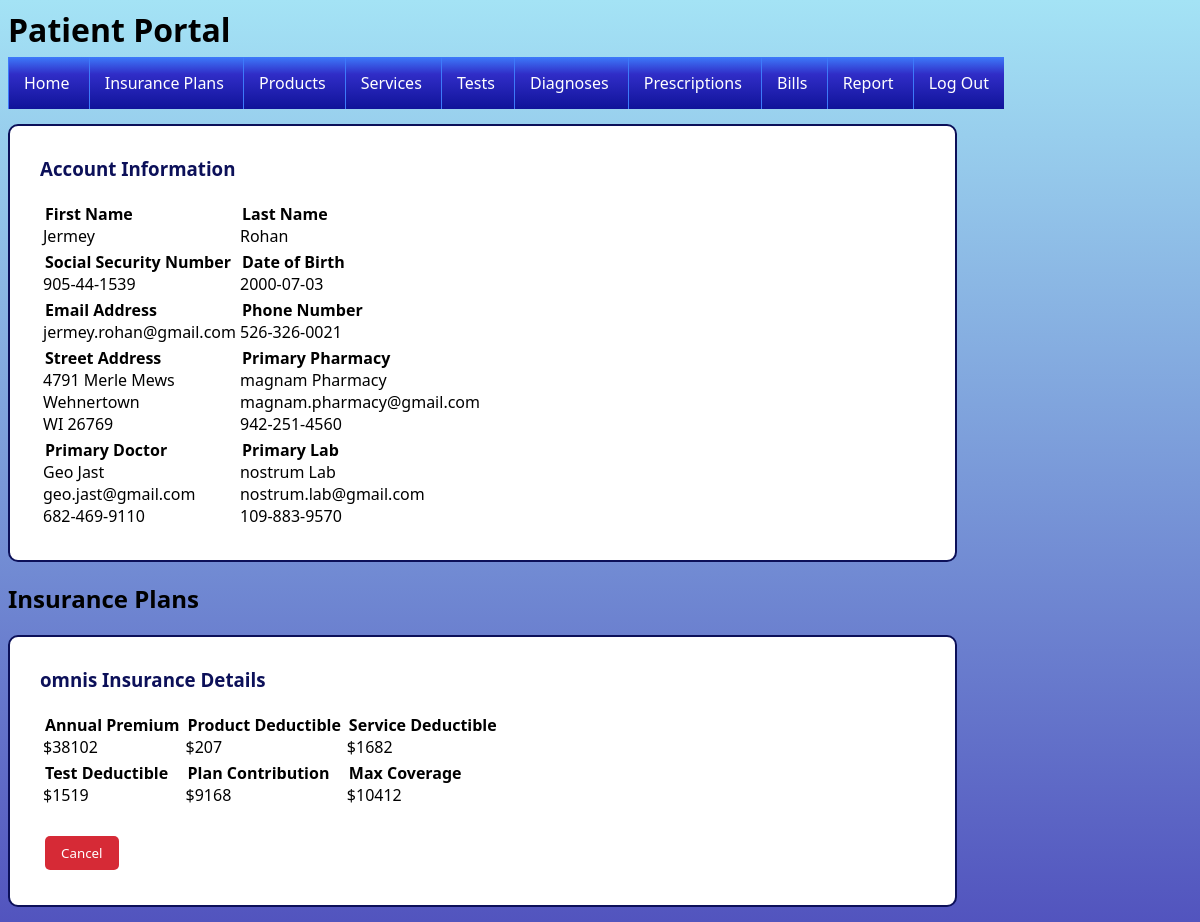
Page /patient-home.php (signed in) on the committed database.
### tables this page shows
CREATE TABLE Patients (
	PatientID INT(10) NOT NULL AUTO_INCREMENT,
	FirstName TEXT NOT NULL,
	LastName TEXT NOT NULL,
	SocialSecurityNumber CHAR(11) NOT NULL,
	DateOfBirth DATE NOT NULL,
	EmailAddress TEXT NOT NULL,
	PhoneNumber CHAR(12) NOT NULL,
	AddressID INT(10) NOT NULL,
	PharmacyID INT(10) NOT NULL,
	DoctorID INT(10) NOT NULL,
	LabID INT(10) NOT NULL,
	Password VARCHAR(20) NOT NULL,
	PRIMARY KEY (PatientID),
	FOREIGN KEY (AddressID) REFERENCES Addresses(AddressID),
	FOREIGN KEY (PharmacyID) REFERENCES Pharmacies(PharmacyID),
	FOREIGN KEY (DoctorID) REFERENCES Doctors(DoctorID),
	FOREIGN KEY (LabID) REFERENCES Labs(LabID),
	UNIQUE (SocialSecurityNumber),
	UNIQUE (EmailAddress),
	UNIQUE (PhoneNumber),
	CHECK (SocialSecurityNumber REGEXP '[0-9]{3}-[0-9]{2}-[0-9]{4}'),
	CHECK (DateOfBirth REGEXP '[0-9]{4}-[0-9]{2}-[0-9]{2}'),
	CHECK (EmailAddress REGEXP '[A-Za-z0-9.]*@[A-Za-z0-9.]*\.[A-Za-z0-9]*'),
	CHECK (PhoneNumber REGEXP '[0-9]{3}-[0-9]{3}-[0-9]{4}')
)
COLLATE='utf8_general_ci';

CREATE TABLE Addresses (
	AddressID INT(10) NOT NULL AUTO_INCREMENT,
	Street TEXT NOT NULL,
	City TEXT NOT NULL,
	StateCode CHAR(2) NOT NULL,
	ZipCode CHAR(5) NOT NULL,
	PRIMARY KEY (AddressID),
	UNIQUE (Street, City, StateCode, ZipCode),
	CHECK (StateCode REGEXP '[A-Z]{2}'),
	CHECK (ZipCode REGEXP '[0-9]{5}')
)
COLLATE='utf8_general_ci';

CREATE TABLE Pharmacies (
	PharmacyID INT(10) NOT NULL AUTO_INCREMENT,
	Name TEXT NOT NULL,
	EmailAddress TEXT NOT NULL,
	PhoneNumber CHAR(12) NOT NULL,
	AddressID INT(10) NOT NULL,
	PRIMARY KEY (PharmacyID),
	FOREIGN KEY (AddressID) REFERENCES Addresses(AddressID),
	UNIQUE (Name),
	UNIQUE (EmailAddress),
	UNIQUE (PhoneNumber),
	UNIQUE (AddressID),
	CHECK (EmailAddress REGEXP '[A-Za-z0-9.]*@[A-Za-z0-9.]*\.[A-Za-z0-9]*'),
	CHECK (PhoneNumber REGEXP '[0-9]{3}-[0-9]{3}-[0-9]{4}')
)
COLLATE='utf8_general_ci';

CREATE TABLE Doctors (
	DoctorID INT(10) NOT NULL AUTO_INCREMENT,
	HospitalID INT(10) NOT NULL,
	FirstName TEXT NOT NULL,
	LastName TEXT NOT NULL,
	EmailAddress TEXT NOT NULL,
	PhoneNumber CHAR(12) NOT NULL,
	AddressID INT(10) NOT NULL,
	Password VARCHAR(20) NOT NULL,
	PRIMARY KEY (DoctorID),
	FOREIGN KEY (HospitalID) REFERENCES Hospitals(HospitalID),
	FOREIGN KEY (AddressID) REFERENCES Addresses(AddressID),
	UNIQUE (EmailAddress),
	UNIQUE (PhoneNumber),
	CHECK (EmailAddress REGEXP '[A-Za-z0-9.]*@[A-Za-z0-9.]*\.[A-Za-z0-9]*'),
	CHECK (PhoneNumber REGEXP '[0-9]{3}-[0-9]{3}-[0-9]{4}')
)
COLLATE='utf8_general_ci';

CREATE TABLE Labs (
	LabID INT(10) NOT NULL AUTO_INCREMENT,
	Name TEXT NOT NULL,
	EmailAddress TEXT NOT NULL,
	PhoneNumber CHAR(12) NOT NULL,
	AddressID INT(10) NOT NULL,
	PRIMARY KEY (LabID),
	FOREIGN KEY (AddressID) REFERENCES Addresses(AddressID),
	UNIQUE (Name),
	UNIQUE (EmailAddress),
	UNIQUE (PhoneNumber),
	UNIQUE (AddressID),
	CHECK (EmailAddress REGEXP '[A-Za-z0-9.]*@[A-Za-z0-9.]*\.[A-Za-z0-9]*'),
	CHECK (PhoneNumber REGEXP '[0-9]{3}-[0-9]{3}-[0-9]{4}')
)
COLLATE='utf8_general_ci';

CREATE TABLE InsurancePlans (
	InsurancePlanID INT(10) NOT NULL AUTO_INCREMENT,
	Name TEXT NOT NULL,
	AnnualPremium INT NOT NULL,
	ProductDeductible INT NOT NULL,
	ServiceDeductible INT NOT NULL,
	TestDeductible INT NOT NULL,
	PlanContribution INT NOT NULL,
	MaxCoverage INT NOT NULL,
	PRIMARY KEY (InsurancePlanID),
	UNIQUE (Name),
	UNIQUE (AnnualPremium, ProductDeductible, ServiceDeductible, TestDeductible, PlanContribution, MaxCoverage),
	CHECK (AnnualPremium >= 20000 AND AnnualPremium <= 40000),
	CHECK (ProductDeductible >= 50 AND ProductDeductible <= 250),
	CHECK (ServiceDeductible >= 1000 AND ServiceDeductible <= 5000),
	CHECK (TestDeductible >= 250 AND TestDeductible <= 2500),
	CHECK (PlanContribution >= 0 AND PlanContribution <= 10000),
	CHECK (AnnualPremium > PlanContribution),
	CHECK (MaxCoverage >= 10000 AND MaxCoverage <= 20000),
	CHECK (AnnualPremium > MaxCoverage)
)
COLLATE='utf8_general_ci';

### patient-home.php (the view, shortened to what this page needs)
<?php
$conn = new mysqli($servername, $username, "", "db1", $sqlport, $socket);
$patientID = $_SESSION['PATIENT_ID'];
$patient = mysqli_fetch_assoc(mysqli_query($conn, "SELECT * FROM Patients WHERE PatientID = '$patientID'"));
$address = mysqli_fetch_assoc(mysqli_query($conn, "SELECT * FROM Addresses WHERE AddressID = '" . $patient['AddressID'] . "'"));
$pharmacy = mysqli_fetch_assoc(mysqli_query($conn, "SELECT * FROM Pharmacies WHERE PharmacyID = '" . $patient['PharmacyID'] . "'"));
$doctor = mysqli_fetch_assoc(mysqli_query($conn, "SELECT * FROM Doctors WHERE DoctorID = '" . $patient['DoctorID'] . "'"));
$lab = mysqli_fetch_assoc(mysqli_query($conn, "SELECT * FROM Labs WHERE LabID = '" . $patient['LabID'] . "'"));
?>
<html>
	<head>
		<link href = 'style.css' rel = 'stylesheet'>
	</head>
	<body>
		<?php require "patient-header.php" ?>
		<div class = "infoBox patient">
			<section class = "infoHeader">
				<h3>Account Information</h3>
			</section>
			<table class = "infoFields">
				<tr>
					<td>
						<legend>First Name</legend>
						<span><?php echo $patient['FirstName'] ?></span>
					</td>
					<td>
						<legend>Last Name</legend>
						<span><?php echo $patient['LastName'] ?></span>
					</td>
				</tr>
				<tr>
					<td>
						<legend>Social Security Number</legend>
						<span><?php echo $patient['SocialSecurityNumber'] ?></span>
					</td>
					<td>
						<legend>Date of Birth</legend>
						<span><?php echo $patient['DateOfBirth'] ?></span>
					</td>
				</tr>
				<tr>
					<td>
						<legend>Email Address</legend>
						<span><?php echo $patient['EmailAddress'] ?></span>
					</td>
					<td>
						<legend>Phone Number</legend>
						<span><?php echo $patient['PhoneNumber'] ?></span>
					</td>
				</tr>
				<tr>
					<td>
						<legend>Street Address</legend>
						<span><?php echo $address['Street'] ?></span>
						<span><?php echo $address['City'] ?></span>
						<span><?php echo $address['StateCode'] . " " . $address['ZipCode'] ?></span>
					</td>
					<td>
						<legend>Primary Pharmacy</legend>
						<span><?php echo $pharmacy['Name'] ?></span>
						<span><?php echo $pharmacy['EmailAddress'] ?></span>
						<span><?php echo $pharmacy['PhoneNumber'] ?></span>
					</td>
				</tr>
				<tr>
					<td>
						<legend>Primary Doctor</legend>
						<span><?php echo $doctor['FirstName'] . " " . $doctor['LastName'] ?></span>
						<span><?php echo $doctor['EmailAddress'] ?></span>
						<span><?php echo $doctor['PhoneNumber'] ?></span>
					</td>
					<td>
						<legend>Primary Lab</legend>
						<span><?php echo $lab['Name'] ?></span>
						<span><?php echo $lab['EmailAddress'] ?></span>
						<span><?php echo $lab['PhoneNumber'] ?></span>
					</td>
				</tr>
			</table>
		</div>
		<?php
		echo "<h2>Insurance Plans</h2>";
		$query = mysqli_query($conn, "SELECT * FROM PatientsInsurancePlansAndCoverage WHERE PatientID = '$patientID'");
		$result = mysqli_fetch_assoc($query);
		if(!$result)
		{
			echo	"<div class = \"infoBox patient\">
						<span>You aren't signed up for any insurance plans.</span>
					</div>";
		}
		else
		{
			while($result)
			{
				$insurancePlan = mysqli_fetch_assoc(mysqli_query($conn, "SELECT * FROM InsurancePlans WHERE InsurancePlanID = '" . $result['InsurancePlanID'] . "'"));
				echo	"<form name = cancelInsurancePlansForm class = patient action = patient-home.php method = post>
							<section class = formHeader>
								<h3>" . $insurancePlan['Name'] . " Details</h3>
							</section>
							<table class = infoFields>
								<tr>
									<td>
										<legend>Annual Premium</legend>
										<span>$" . $insurancePlan['AnnualPremium'] . "</span>
									</td>
									<td>
										<legend>Product Deductible</legend>
										<span>$" . $insurancePlan['ProductDeductible'] . "</span>
									</td>
									<td>
										<legend>Service Deductible</legend>
										<span>$" . $insurancePlan['ServiceDeductible'] . "</span>
									</td>
								</tr>
								<tr>
									<td>
										<legend>Test Deductible</legend>
										<span>$" . $insurancePlan['TestDeductible'] . "</span>
									</td>
									<td>
										<legend>Plan Contribution</legend>
										<span>$" . $insurancePlan['PlanContribution'] . "</span>
									</td>
									<td>
										<legend>Max Coverage</legend>
										<span>$" . $insurancePlan['MaxCoverage'] . "</span>
									</td>
								</tr>
							</table>
							</br>
							<section class = formButtons>
								<input name = " . $insurancePlan['InsurancePlanID'] . " class = \"button red\" type = submit value = Cancel />
							</section>
						</form>";
				$result = mysqli_fetch_assoc($query);
			}
		}
		?>
	</body>
</html>

### patient-header.php (shortened to what this page needs)
<div class = "pageHeader">
	<h1>Patient Portal</h1>
</div>
<div class = "pageHeaderBar">
	<div class = "pageHeaderLink">
		<a href = "patient-home.php">Home</a>
	</div>
	<div class = "pageHeaderLink">
		<a href = "patient-insurance-plans.php">Insurance Plans</a>
	</div>
	<div class = "pageHeaderLink">
		<a href = "patient-products.php">Products</a>
	</div>
	<div class = "pageHeaderLink">
		<a href = "patient-services.php">Services</a>
	</div>
	<div class = "pageHeaderLink">
		<a href = "patient-tests.php">Tests</a>
	</div>
	<div class = "pageHeaderLink">
		<a href = "patient-diagnoses.php">Diagnoses</a>
	</div>
	<div class = "pageHeaderLink">
		<a href = "patient-prescriptions.php">Prescriptions</a>
	</div>
	<div class = "pageHeaderLink">
		<a href = "patient-bills.php">Bills</a>
	</div>
	<div class = "pageHeaderLink">
		<a href = "patient-report.php">Report</a>
	</div>
	<div class = "pageHeaderLink">
		<a href = "login.php">Log Out</a>
	</div>
</div>

### style.css (style rules this page uses)
body { font-family: "Segoe UI"; background: rgb(82, 84, 190); background: linear-gradient( 0deg, rgba(82, 84, 190, 1) 0%, rgba(164, 227, 245, 1) 100% ); }
h3 { margin-top: 0px; color: #0c1059; }
legend { font-weight: bold; }
form { background-color: white; border: 2px solid #0c1059; border-radius: 10px; padding: 30px; margin-bottom: 15px; }
.patient { width: 885px; }
.infoBox { background-color: white; border: 2px solid #0c1059; border-radius: 10px; padding: 30px; margin-bottom: 15px; }
.pageHeaderBar { margin-bottom: 30px; }
.pageHeaderLink { display: inline; background: linear-gradient( 0deg, rgba(16, 19, 153, 1) 0%, rgba(48, 45, 199, 1) 67%, rgba(61, 122, 250, 1) 100% ); padding: 15px; transition: background 250ms linear; border-left: solid 1px #3d7afa; }
.pageHeaderLink a { color: white; text-decoration-line: none; }
.button { font-family: "Segoe UI"; padding: 8px 16px; border: none; color: white; overflow: hidden; cursor: pointer; margin: 5px; border-radius: 5px; }
.red { background-color: #d62a36; }

### rows in the picture
patients: FirstName "Jermey", LastName "Rohan", SocialSecurityNumber "905-44-1539", DateOfBirth "2000-07-03", EmailAddress "jermey.rohan@gmail.com", PhoneNumber "526-326-0021"
addresses: Street "4791 Merle Mews", City "Wehnertown", StateCode "WI", ZipCode "26769"
pharmacies: Name "magnam Pharmacy", EmailAddress "magnam.pharmacy@gmail.com", PhoneNumber "942-251-4560"
doctors: FirstName "Geo", LastName "Jast", EmailAddress "geo.jast@gmail.com", PhoneNumber "682-469-9110"
labs: Name "nostrum Lab", EmailAddress "nostrum.lab@gmail.com", PhoneNumber "109-883-9570"
insuranceplans: Name "omnis Insurance", AnnualPremium "38102", ProductDeductible "207", ServiceDeductible "1682", TestDeductible "1519", PlanContribution "9168", MaxCoverage "10412"
